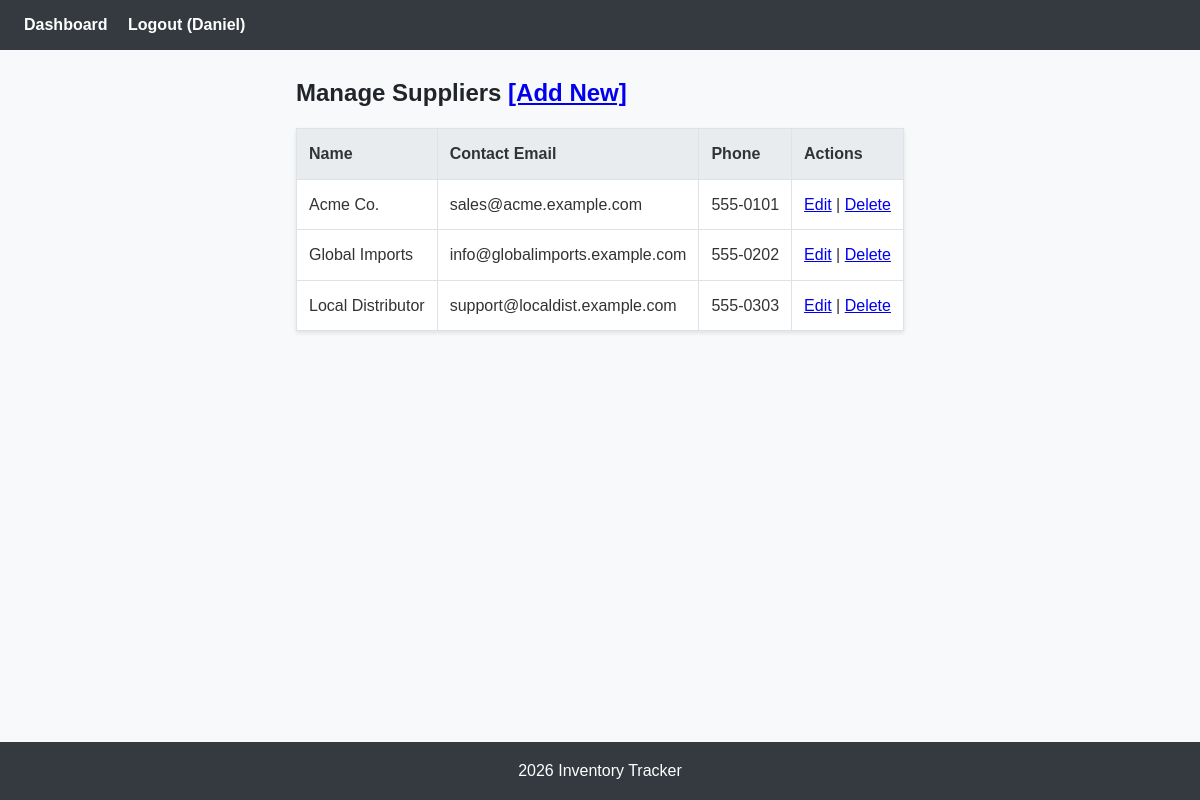
/suppliers/list.php (signed in), run on the app's committed database.
### tables this page shows
CREATE TABLE `suppliers` (
  `id` int(11) NOT NULL,
  `name` varchar(100) NOT NULL,
  `contact_email` varchar(100) DEFAULT NULL,
  `phone` varchar(20) DEFAULT NULL
);

### suppliers/list.php (the view, shortened to what this page needs)
<?php
require '../functions.php';
$suppliers = $pdo->query("SELECT * FROM suppliers")->fetchAll();
include '../header.php';
?>
<h2>Manage Suppliers <a href="add.php">[Add New]</a></h2>
<table>
  <tr><th>Name</th><th>Contact Email</th><th>Phone</th><th>Actions</th></tr>
  <?php foreach($suppliers as $s): ?>
    <tr>
      <td><?= htmlspecialchars($s['name']) ?></td>
      <td><?= htmlspecialchars($s['contact_email']) ?></td>
      <td><?= htmlspecialchars($s['phone']) ?></td>
      <td>
        <a href="edit.php?id=<?= $s['id'] ?>">Edit</a> |
        <a href="delete.php?id=<?= $s['id'] ?>"
           onclick="return confirm('Delete this supplier?');">
           Delete
        </a>
      </td>
    </tr>
  <?php endforeach; ?>
</table>
<?php include '../footer.php'; ?>

### assets/css/style.css (style rules this page uses)
* { margin: 0; padding: 0; box-sizing: border-box; }
body { font-family: Arial, sans-serif; background-color: #f8f9fa; color: #333; line-height: 1.6; min-height: 100vh; display: flex; flex-direction: column; }
h1, h2 { margin-bottom: 1rem; color: #212529; }
table { width: 100%; border-collapse: collapse; background: #fff; box-shadow: 0 2px 4px rgba(0,0,0,0.1); margin-bottom: 2rem; }
table th, table td { padding: 0.75rem; border: 1px solid #dee2e6; text-align: left; }
table th { background-color: #e9ecef; }

### data on the page
suppliers: name "Acme Co.", contact_email "sales@acme.example.com", phone "555-0101"
suppliers: name "Global Imports", contact_email "info@globalimports.example.com", phone "555-0202"
suppliers: name "Local Distributor", contact_email "support@localdist.example.com", phone "555-0303"

### other printed values
$_SESSION['username'] "Daniel"
